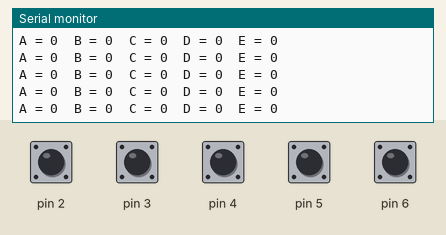
A sketch run on a simulated Arduino Uno, built with avr-gcc and run on an emulated ATmega328P. On the bench: the last lines printed to the serial monitor. The test bench sets the inputs (shaded band); at power-on: pin 2–6 HIGH.

Above: at 1.2 s.
1.3 s: pin 2 pulled LOW for 0.15 s
At 2.0 s:
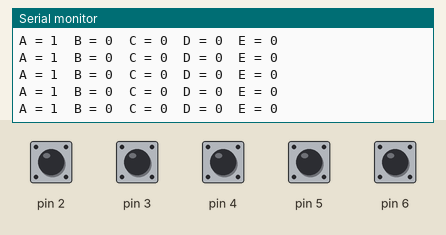
4.4 s: pin 3 pulled LOW for 0.15 s
At 5.0 s:
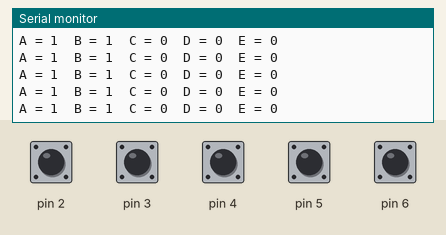
7.5 s: pin 4 pulled LOW for 0.15 s
At 8.4 s:
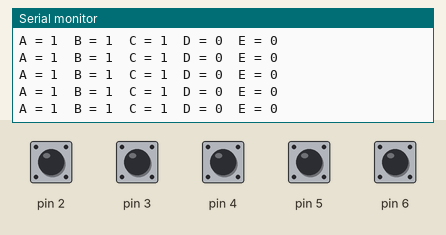
10.6 s: pin 5 pulled LOW for 0.15 s
At 11.2 s:
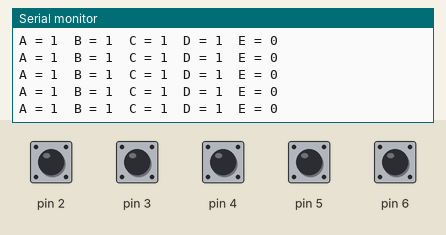
13.7 s: pin 6 pulled LOW for 0.15 s
At 14.3 s:
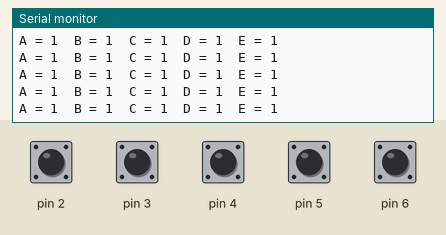
15.3 s: pin 2 pulled LOW for 1 s
At 16.2 s:
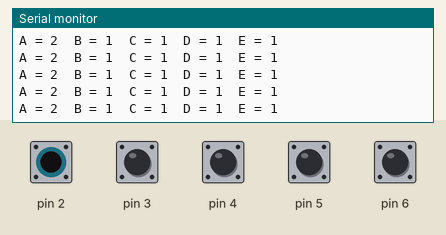
Timing chart, 0 to 18.3 s (numbered marks = the images above; inputs shaded):
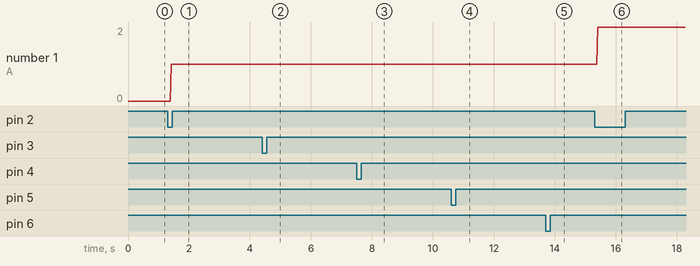

The sketch:

countPress.ino
```cpp
//Four switches (Push button: A, B, C, and D) are connected to ATmega328p as shown in the figure.
//The micro controller needs to keep track of how many times each button has been pressed.
//Whenever any button has been pressed, the micro controller needs to send out
//the information (of how many times each button has been pressed)
//through the serial port.

//adapted from https://mechatrofice.com/arduino/arduino-counter-code-circuit-working

//the state of push button
int buttonA;
int buttonB;
int buttonC;
int buttonD;
int buttonE;

//the previous value for push button
int prevA;
int prevB;
int prevC;
int prevD;
int prevE;

//count the push button
int countA;
int countB;
int countC;
int countD;
int countE;


void setup() {

  Serial.begin(9600);

// initialize the pushbutton pin as an input:
  pinMode(2, INPUT_PULLUP);
  pinMode(3, INPUT_PULLUP);
  pinMode(4, INPUT_PULLUP);
  pinMode(5, INPUT_PULLUP);
  pinMode(6, INPUT_PULLUP);
//
// When your button is not pressed,
//the internal pull-up resistor connects to 5 volts/ AREF.
//This causes the Arduino to report "1" or HIGH.
//When the button is pressed,
//the Arduino pin is pulled to ground,
//causing the Arduino report a "0", or LOW.
//adapted from https://www.arduino.cc/en/Tutorial/BuiltInExamples/InputPullupSerial/

}

void loop() {
  // read the state of the pushbutton
  buttonA = digitalRead(2);
  buttonB = digitalRead(3);
  buttonC = digitalRead(4);
  buttonD = digitalRead(5);
  buttonE = digitalRead(6);

  Serial.print("A = ");
  Serial.print(countA);
  Serial.print("\t");

  Serial.print("B = ");
  Serial.print(countB);
  Serial.print("\t");

  Serial.print("C = ");
  Serial.print(countC);
  Serial.print("\t");

  Serial.print("D = ");
  Serial.print(countD);
  Serial.print("\t");

  Serial.print("E = ");
  Serial.println(countE);


  if ((prevA==1) && (buttonA == 0)) {
    countA++;
  }
    prevA = buttonA;

  if ((prevB == 1) && (buttonB == 0)) {
    countB++;
  }
    prevB = buttonB;

  if ((prevC == 1) && (buttonC == 0)) {
    countC++;
  }
    prevC = buttonC;

  if ((prevD == 1) && (buttonD == 0)) {
    countD++;
  }
   prevD = buttonD;

  if ((prevE == 1) && (buttonE == 0)) {
    countE++;
  }
    prevE = buttonE;


}
```

Measured:
- after the input at 1.3 s, the serial monitor: prints a new line after 0.12 s (image 1)
- after the input at 4.4 s, the serial monitor: prints a new line after 0.11 s (image 2)
- after the input at 7.5 s, the serial monitor: prints a new line after 0.11 s (image 3)
- after the input at 10.6 s, the serial monitor: prints a new line after 0.10 s (image 4)
- after the input at 13.7 s, the serial monitor: prints a new line after 0.13 s (image 5)
- after the input at 15.3 s, the serial monitor: prints a new line after 0.11 s (image 6)
- plotted number 1: 0 → 1 after the input at 1.3 s, 1 → 2 after the input at 15.3 s
